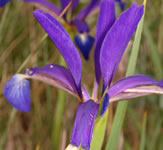
#> input picture basic_opencv/photos/iris.jpg, 163 x 150 px
$ python contour.py
#> lines starting #> are read from the running program, lines starting #| are printed output that depends on the picture; after the words box and inside, x2 and y2 are one past the last pixel; in counts of white or black regions, pixels touching at a corner belong together
import cv2 as cv
import numpy as np


img = cv.imread("photos/iris.jpg")
#> img is the input picture: shape (150, 163, 3); mean B, G, R 100, 93.4, 120

cv.imshow("iris", img)

blank = np.zeros(img.shape, dtype='uint8')
cv.imshow("blank image", blank)

gray = cv.cvtColor(img, cv.COLOR_BGR2GRAY)
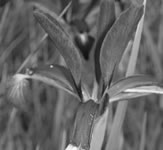
#> gray: shape (150, 163); min 13, max 251, mean 102.1
cv.imshow('Gray', gray)

blur = cv.GaussianBlur(gray, (5, 5), cv.BORDER_DEFAULT)
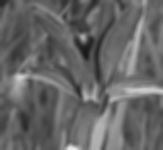
#> blur: shape (150, 163); min 23, max 237, mean 102.1
cv.imshow('Blur', blur)

canny = cv.Canny(blur, 125, 175)
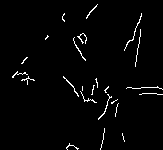
#> canny: shape (150, 163); 2.2% white in thin lines or dots
cv.imshow('Canny', canny)

# ret, thresh = cv.threshold(gray, 125, 255, cv.THRESH_BINARY)
# cv.imshow('threshold', thresh)

contours,  hierarchies = cv.findContours(
    canny, cv.RETR_LIST, cv.CHAIN_APPROX_SIMPLE)
#> contours = 24 contours, all with area under 20
print(len(contours), 'contours found')
#| 24 contours found

cv.drawContours(blank, contours, -1, (0, 0, 255), 1)
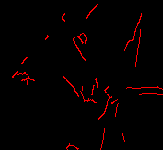
#> blank: shape (150, 163, 3); mean of channels 0, 1, 2 0, 0, 5.7; drawn as B, G, R
cv.imshow("Contours Drawn", blank)

cv.waitKey(0)

$ run again, with basic_opencv/photos/img1.jpeg copied over basic_opencv/photos/iris.jpg
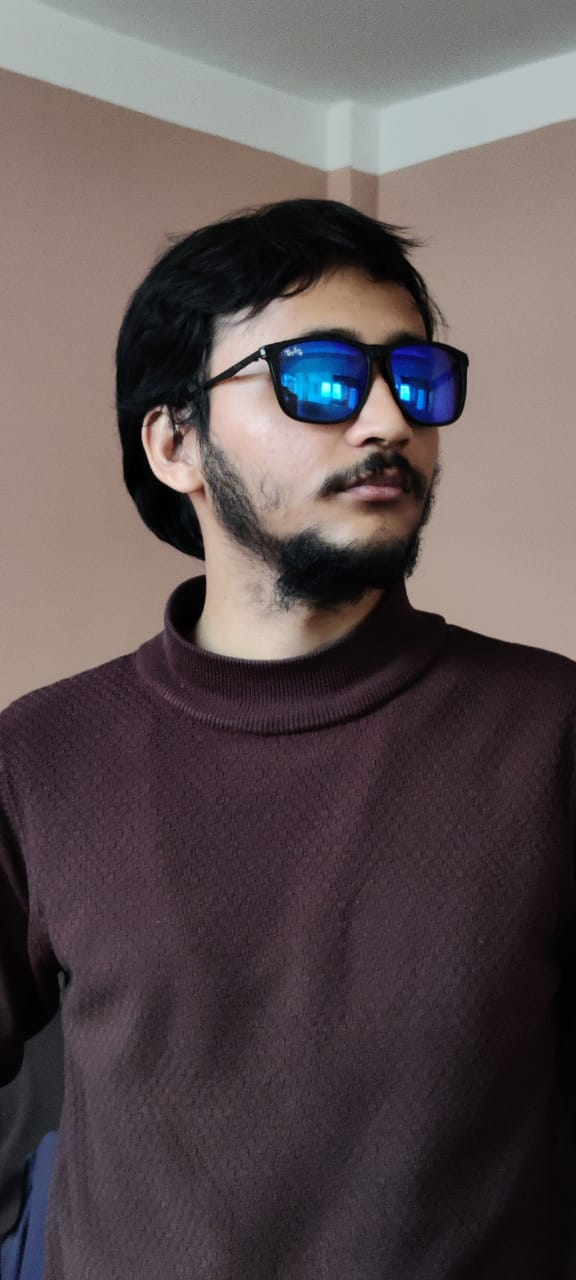
#> input picture basic_opencv/photos/img1.jpeg, 576 x 1280 px
#> img is the input picture: shape (1280, 576, 3); mean B, G, R 83.2, 81.8, 92.9
#> `gray = cv.cvtColor(img, cv.COLOR_BGR2GRAY)`:
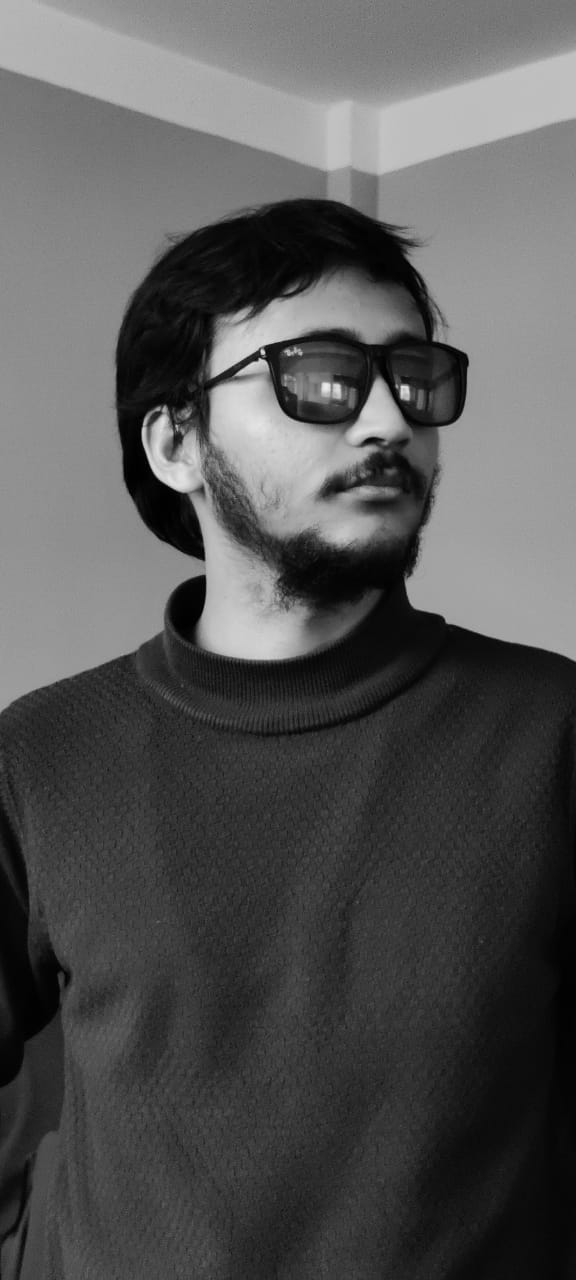
#> gray: shape (1280, 576); min 0, max 235, mean 85.2
#> `canny = cv.Canny(blur, 125, 175)`:
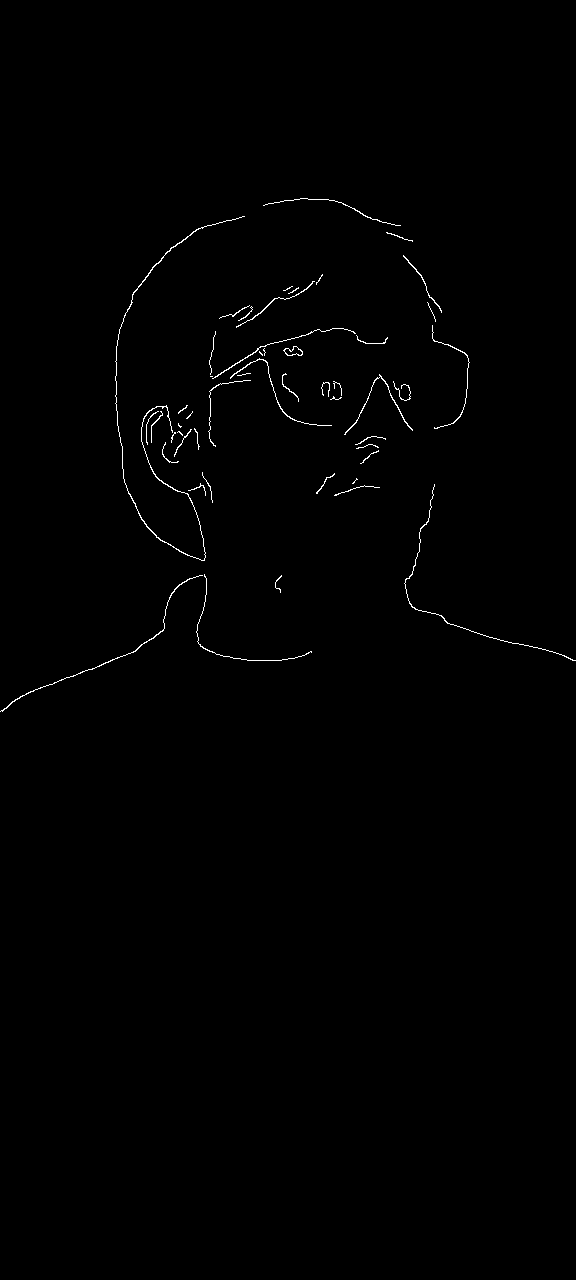
#> canny: shape (1280, 576); 0.52% white in thin lines or dots, all inside (x1, y1, x2, y2) = (0, 198, 576, 712)
#> contours = 52 contours, 41 with area under 20; largest, box (x1, y1, x2, y2) and area: (115, 216, 245, 561) 142, (283, 346, 303, 356) 110, (284, 346, 303, 356) 95, (0, 575, 203, 712) 72, (344, 374, 413, 435) 54
#| 52 contours found
